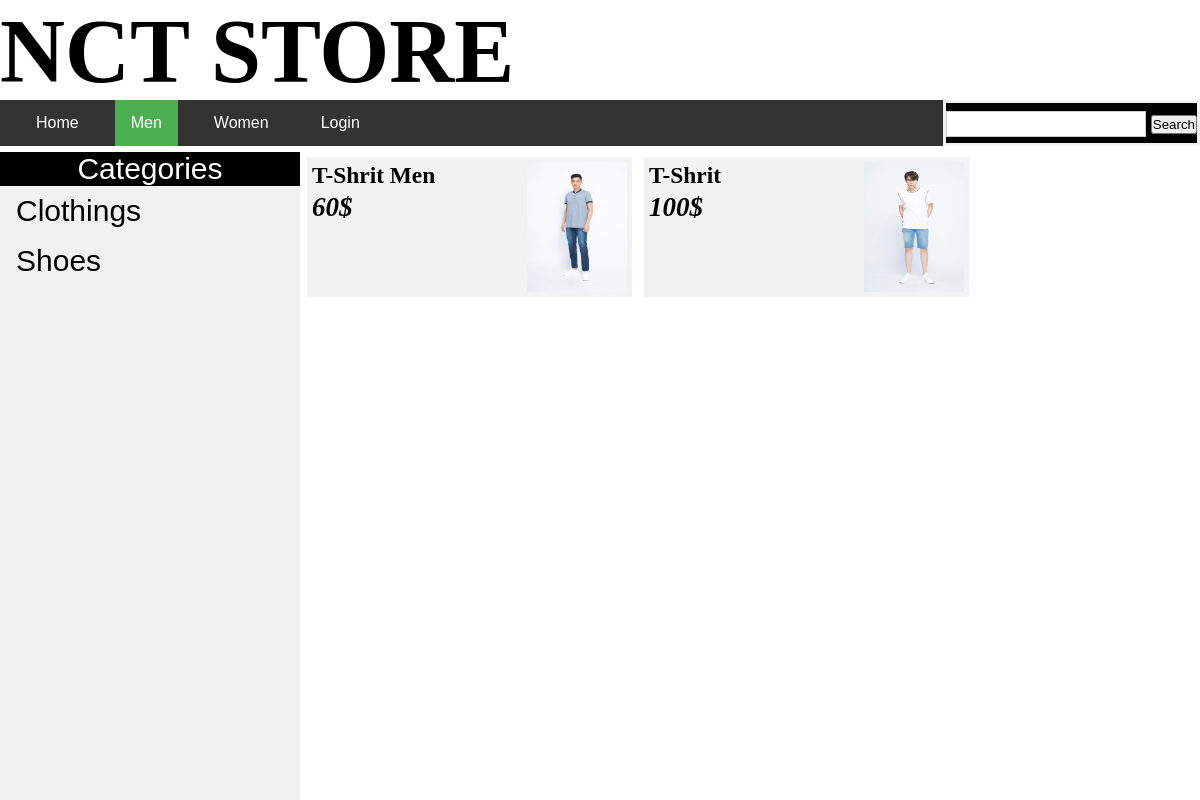
/catePageM.php?cateID=1, run on the app's committed database.
### tables this page shows
CREATE TABLE `categories` (
  `cateID` int(6) DEFAULT NULL,
  `cateName` varchar(100) DEFAULT NULL
);

CREATE TABLE `product` (
  `productID` int(6) DEFAULT NULL,
  `productName` varchar(100) DEFAULT NULL,
  `productPrice` int(50) DEFAULT NULL,
  `image` varchar(100) DEFAULT NULL,
  `des` varchar(200) DEFAULT NULL,
  `cateID` int(6) DEFAULT NULL,
  `genderID` int(6) DEFAULT NULL
);

### dbconnector.php (called while the page is built, shortened)
<?php
class DBConnector{
	public $host = 'localhost';
	public $dbname = 'asmt';
	public $un = 'root';
	public $pw = '';
	public function runQuery($sql)
	{
		$conn = new mysqli($this->host, $this->un, $this->pw, $this->dbname);
		mysqli_set_charset($conn, 'UTF8');
		$result = $conn->query($sql);
		$rows = mysqli_fetch_all($result, MYSQLI_ASSOC);
		return $rows;
	}
}
?>

### catePageM.php (the view, shortened to what this page needs)
<!DOCTYPE html>
<html>
<head>
	<link rel="stylesheet" type="text/css" href="style/css.css">
</head>
<body>
	<div class="logo"><h1>NCT STORE</h1></div>
	<div class="menu">
		<ul>
		  <li><a href="index.php">Home</a></li>
		  <li><a class="active" href="men.php">Men</a></li>
		  <li><a href="women.php">Women</a></li>
		  <li><a href="login.php">Login</a></li>
		  <form action="Search.php" style="float: right;background-color: black;height: 40px;">
					<input type="text" name="search" style="width: 200px;height: 10px;">
					<input type="submit" name="searchbtn" value="Search" placeholder="Search....">
				</form>
		</ul>
	</div>
	<div class="main">
		<div class="left">
			<ul>
			  <li style="text-align: center;font-size: 30px;background-color: black;color: white;">Categories</li>
			  <li><?php
							require_once('./dbconnector.php');
							$conn = new DBConnector();
							$sql = "Select * From categories";
							$rows = $conn->runQuery($sql);
							foreach($rows as $r)
							{
							?>
								<a href="catePageM.php?cateID=<?=$r['cateID']?>"><?=$r['cateName']?></a>
						<?php
							}
						?>
				</li>
			</ul>
		</div>
		<div class="right">
			<div class="contentv1">
			<?php
						require_once('./dbconnector.php');
						if(isset($_GET['cateID']))
						{
							$cateID = $_GET['cateID'];
							$sql = "Select * from product where genderID = 1 AND cateID=" . $cateID;
							$cn = new DBConnector();
							$rows = $cn->runQuery($sql);
							foreach($rows as $r)
							{
					?>
					<a href="ShowDetail.php?productID=<?=$r['productID']?>">
					<div class="itemv1">
							<div class="imagev1"><img src="<?=$r['image']?>"></div>
							<div class="namev1"><h3><?=$r['productName']?></h3></div>
							<div class="pricev1"><h2><?=$r['productPrice']?>$</h2></div>
					</div>
					</a>
					<?php
						}
					}
					?>
			</div>
		</div>
	</div>
</body>
</html>

### style/css.css (style rules this page uses)
* { padding:0; margin:0; }
.logo { width:100%; height:100px; font-family: calibri; font-size: 45px; }
.menu { width:100%; height:50px; }
.menu ul { list-style-type: none; margin: 0; padding: 0; overflow: hidden; background-color: #333; }
.menu ul li { float: left; margin-left: 20px; }
.menu ul li a { display: block; color: white; text-align: center; padding: 14px 16px; text-decoration: none; }
.active { background-color: #4CAF50; }
.main { width: 100%; height: auto; margin-top: 2px; }
.left ul { list-style-type: none; margin: 0; padding: 0; width: 25%; background-color: #f1f1f1; position: fixed; height: 100%; overflow: auto; }
.left ul li a { display: block; color: #000; padding: 8px 16px; font-size: 30px; text-decoration: none; }
.contentv1 { width: 100%; height: 100%; }
.itemv1 { width: 325px; height: 140px; float: left; padding: 5px; box-sizing: border-box; margin-left: 12px; margin-top:5px; background-color: #f2f2f2; }
.contentv1 a { color:black; font-weight: bold; }
.imagev1 { width: 100px; height: 130px; float:right; }
.imagev1 img { width: 100%; height: 100%; }
.namev1 { font-family: calibri; height: 30px; width: 200px; float: left; font-weight: bold; font-size: 20px; }
.namev1 h3 { font-family: calibri; }
.pricev1 { font-family: calibri; font-size:18px; font-style: italic; font-weight: bold; height: 30px; width: 150px; float: left; }
.right { float:right; width: 75%; height: 500px; margin-right:5px; }
body { font-family: Arial, Helvetica, sans-serif; }
form { border: 3px solid #f1f1f1; }
input[type=text], input[type=password] { width: 100%; padding: 12px 20px; margin: 8px 0; display: inline-block; border: 1px solid #ccc; box-sizing: border-box; }

### data on the page
categories: cateName "Clothings"
categories: cateName "Shoes"
product: image (picture), productName "T-Shrit Men", productPrice "60"
product: image (picture), productName "T-Shrit", productPrice "100"
